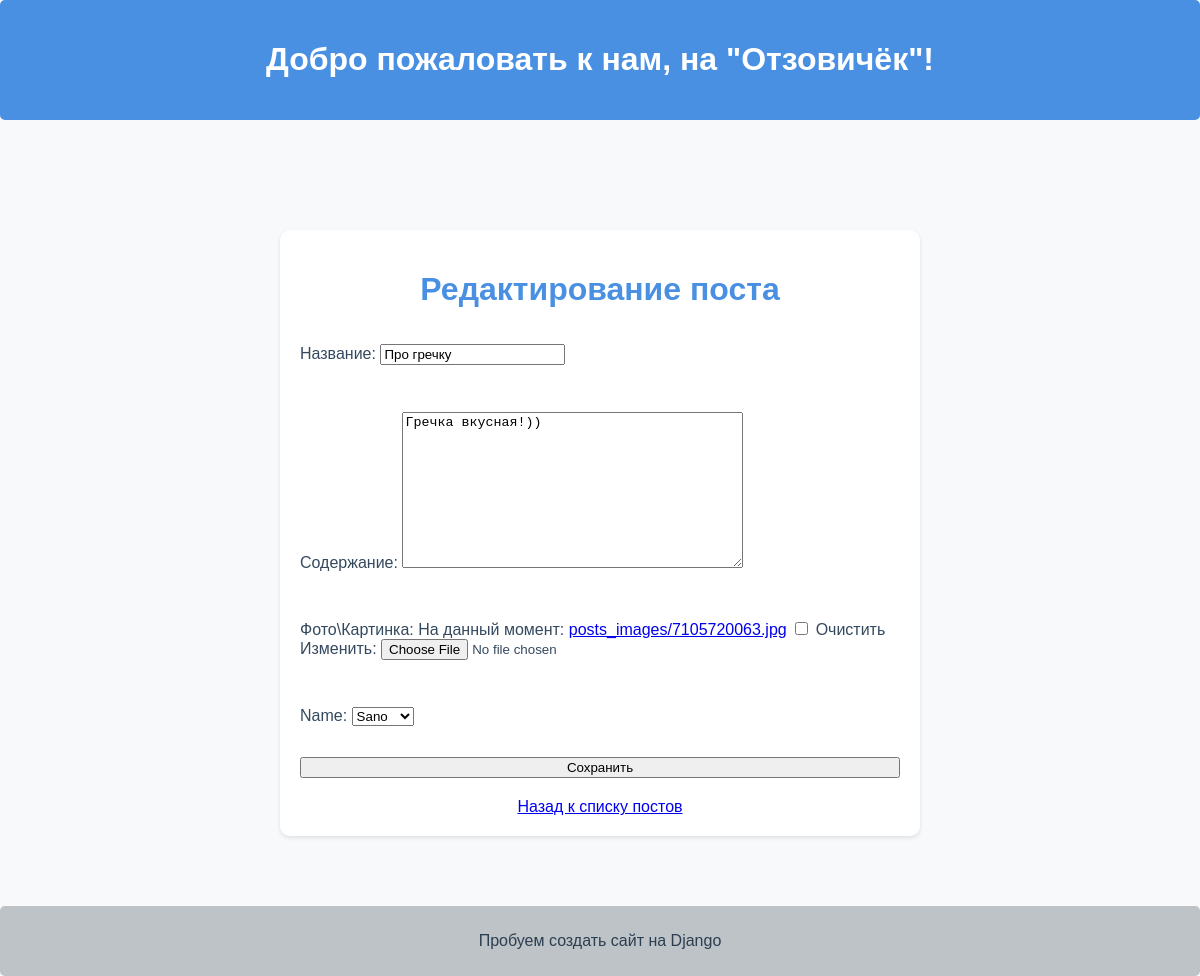
The app's page /post/edit/1/ with its own data.
### posts/models.py (models this page shows, shortened)
class Post(models.Model):
    title = models.CharField(max_length=250, verbose_name='Название:')
    content = models.TextField(verbose_name='Содержание')
    image = models.ImageField(upload_to='posts_images', null=True, blank=True, verbose_name='Фото\Картинка:')
    name = models.ForeignKey(User, on_delete=models.CASCADE)
    date_create = models.DateTimeField(auto_now_add=True)

### posts/views.py (the view)
# urls.py: path('post/edit/<int:pk>/', post_edit, name='post_edit'),
def post_edit(request, pk):
    post = get_object_or_404(Post, pk=pk)
    if request.method == 'POST':
        form = PostForm(request.POST, instance=post, files=request.FILES)
        if form.is_valid():
            form.save()
            return redirect('posts:index')
    else:
        form = PostForm(instance=post)
    context = {'form': form}
    return render(request, 'post_form.html', context)

### posts/forms.py
class PostForm(forms.ModelForm):
    class Meta:
        model = Post
        fields = ['title', 'content', 'image', 'name']

### users/models.py (called while the page is built)
    def __str__(self):
        return self.username

### posts/templates/post_form.html (shortened to what this page needs)
{% extends 'base.html' %}
{% load static%}
{% block content %}
<div class="post-form">
    <h1>{% if form.instance.pk %}Редактирование поста
        {% else %}Создание нового поста
        {% endif %}
    </h1>
    <form method="post" enctype="multipart/form-data">
        {{ form.as_p }}
        <button type="submit">Сохранить</button>
    </form>
    <div class="form-links">
        <a href="{% url 'posts:index' %}">Назад к списку постов</a>
    </div>
</div>
{% endblock %}

### static/css/style.css (style rules this page uses)
body { font-family: Arial, sans-serif; background-color: #f8f9fa; margin: 0; padding: 0; color: #34495e; }
.post-form { max-width: 600px; margin: 50px auto; padding: 20px; background-color: #fff; border-radius: 10px; box-shadow: 0 2px 4px rgba(0, 0, 0, 0.1); }
.post-form h1 { color: #4a90e2; margin-bottom: 20px; text-align: center; }
.post-form form { display: flex; flex-direction: column; gap: 15px; }
.form-links { margin-top: 20px; text-align: center; }

### records on screen
Post: title "Про гречку", content "Гречка вкусная!))", name "Sano"
